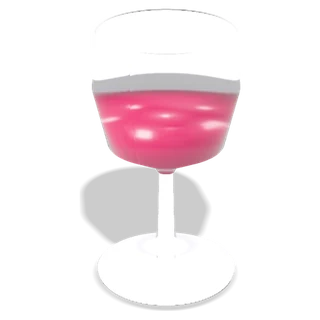
#> input picture img/habits/alcohol.webp, 320 x 320 px
$ python crop.py ../../img/habits/alcohol.webp
#> lines starting #> are read from the running program, lines starting #| are printed output that depends on the picture; after the words box and inside, x2 and y2 are one past the last pixel; in counts of white or black regions, pixels touching at a corner belong together
import sys
from PIL import Image
# Trim to the object (alpha) and pad to a square with a little margin.
for f in sys.argv[1:]:
    im = Image.open(f).convert('RGBA')
#> im is the input picture: PIL image 320x320 RGBA; mean R, G, B, A 77.3, 66.4, 69.7, 57.2
    a = im.split()[3].point(lambda v: 255 if v > 12 else 0)
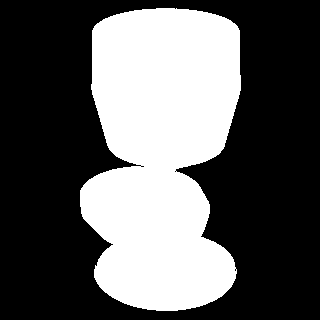
#> a: PIL image 320x320 L; 36.6% white; 1 white region, box (x1, y1, x2, y2) and area: (80, 8, 241, 311) 37449
    x0, y0, x1, y1 = a.getbbox()
#> x0 = 80; y0 = 8; x1 = 241; y1 = 311
    side = int(max(x1 - x0, y1 - y0) * 1.06)
#> side = 321
    out = Image.new('RGBA', (side, side), (0, 0, 0, 0))
#> out: PIL image 321x321 RGBA; every value is 0
    out.paste(im.crop((x0, y0, x1, y1)), ((side - (x1 - x0)) // 2, (side - (y1 - y0)) // 2))
    out.resize((512, 512), Image.LANCZOS).save(f)
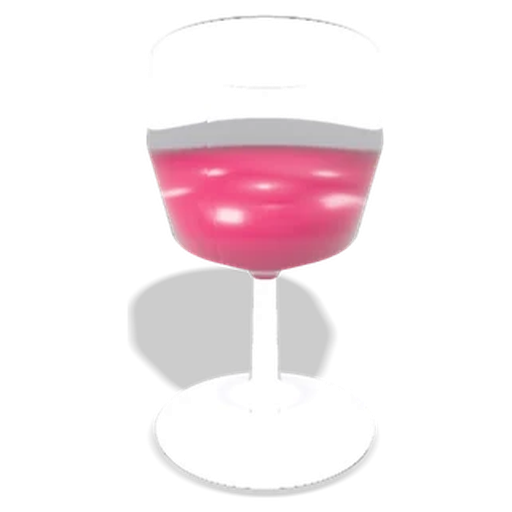
#> saved as alcohol.webp: PIL image 512x512 RGBA; mean R, G, B, A 71.1, 60.3, 63.6, 56.9; transparent parts drawn white

$ run again, on img/habits/art.webp
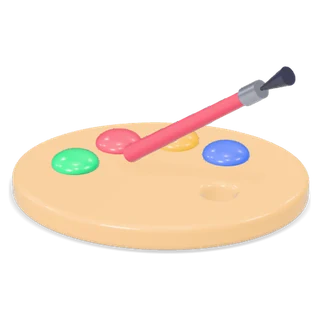
#> input picture img/habits/art.webp, 320 x 320 px
#> im is the input picture: PIL image 320x320 RGBA; mean R, G, B, A 81, 68.3, 56.1, 81.3
#> `a = im.split()[3].point(lambda v: 255 if v > 12 else 0)`:
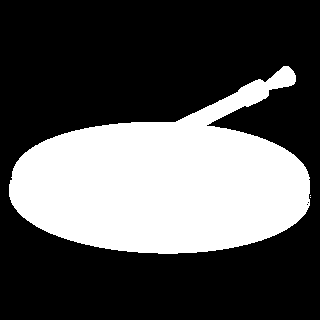
#> a: PIL image 320x320 L; 33.3% white; 3 white regions (2 under 20 px), largest, box (x1, y1, x2, y2) and area: (9, 66, 310, 254) 34134
#> x0 = 9; y0 = 66; x1 = 311; y1 = 254
#> side = 320

$ run again, on img/habits/bike.webp
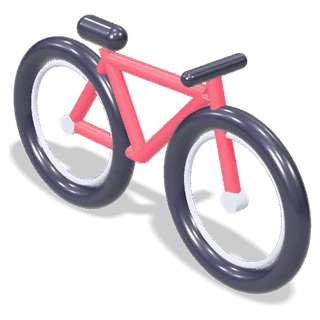
#> input picture img/habits/bike.webp, 320 x 320 px
#> im is the input picture: PIL image 320x320 RGBA; mean R, G, B, A 58.5, 48.4, 53.9, 81.3
#> `a = im.split()[3].point(lambda v: 255 if v > 12 else 0)`:
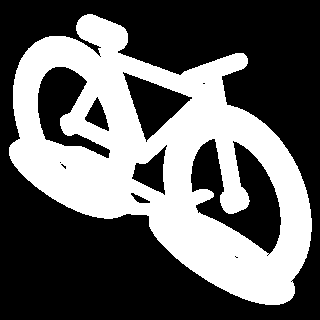
#> a: PIL image 320x320 L; 39.3% white; 1 white region, box (x1, y1, x2, y2) and area: (9, 14, 312, 305) 40250
#> x0 = 9; y0 = 14; x1 = 312; y1 = 305
#> side = 321
#> `out.resize((512, 512), Image.LANCZOS).save(f)`:
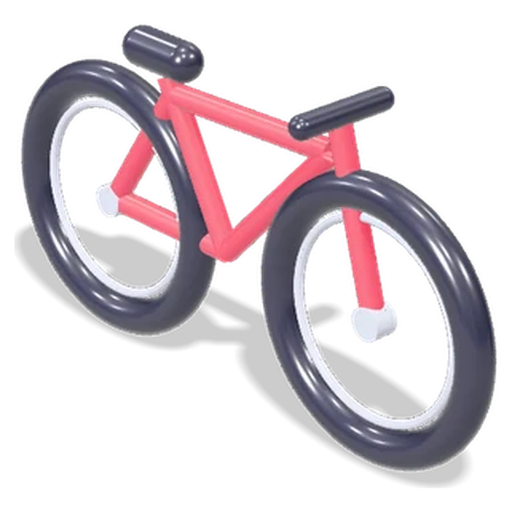
#> saved as bike.webp: PIL image 512x512 RGBA; mean R, G, B, A 48.9, 39.2, 44.4, 80.7; transparent parts drawn white
